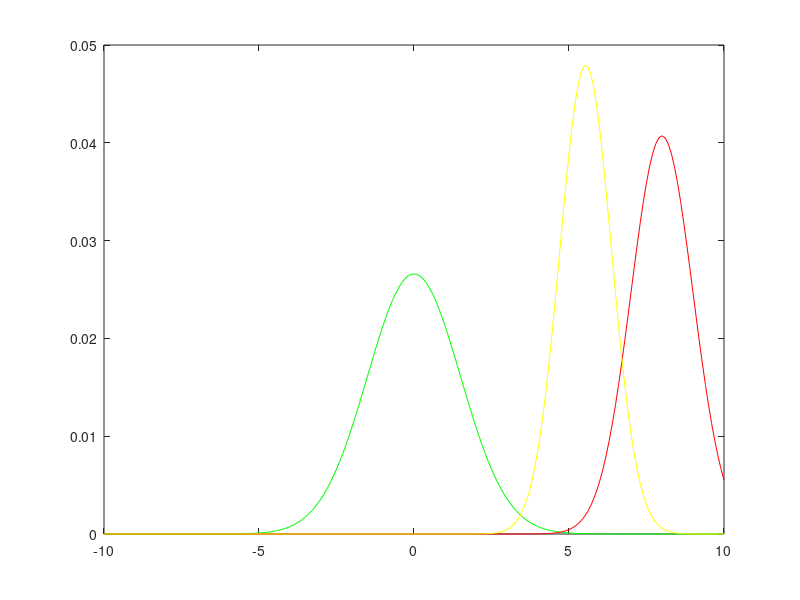
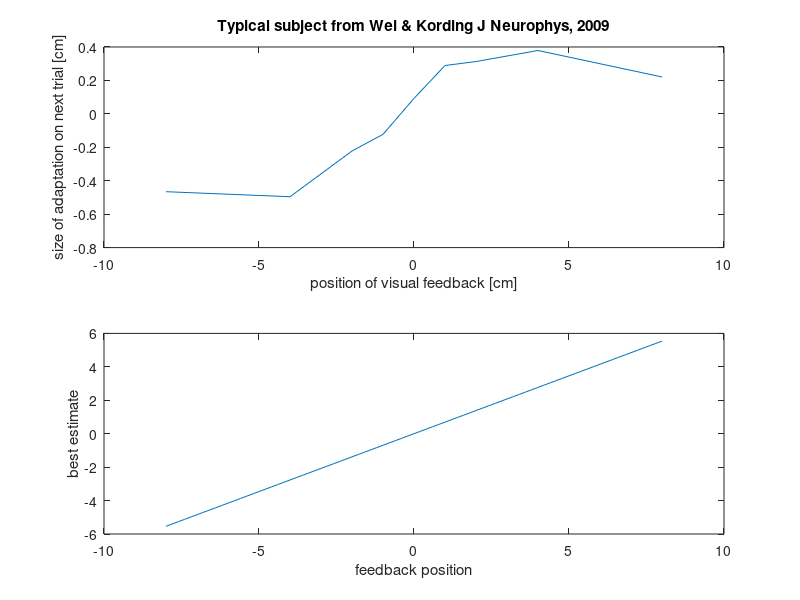

The MATLAB source for these figures, in order:
%% Estimate as a function of feedback
% This function keeps the prior the same while varying the likelihood.
% Incidentally this is the same that would happen if we had two likelihoods
% only then we should use the name likelihood instead of prior
close all
x=-10:0.1:10 % the range used for calculations
feedbacks=-8:.2:8 % potential places for visual feedback

% audition
% here we assume that the auditory position is always straight ahead
muA=0;
sigmaA=1.5;
pA=exp(-(x-muA).^2/(2*sigmaA^2));
pA=pA/sum(pA);

% influence of vision as function of visual stimulus
for i=1:length(feedbacks) % vary the positions where feedback may be given
    plot(x,pA,'g'); % plot the prior
    hold on
    
    %choose a feedback position and plot the likelihood
    muV=feedbacks(i);
    sigmaV=1;
    
    %%%%%%%%%%%%%%%%%%%%%%%%%%%%%%%%%%%%%%%%%%%%%%%%%%
    %%% edit below to implement causal inference  %%%%
    %%%%%%%%%%%%%%%%%%%%%%%%%%%%%%%%%%%%%%%%%%%%%%%%%%
    pV=exp(-(x-muV).^2/(2*sigmaV^2));  %this is Gaussian apart from a constant
    pV=pV/sum(pV);  % probabilities must add up to 1
    
    %%%%%%%%%%%%%%%%%%%%%%%%%%%%%%%%%%%%%%%%%%%%%%%%%%
    %%%             end of edit                    %%%
    %%%%%%%%%%%%%%%%%%%%%%%%%%%%%%%%%%%%%%%%%%%%%%%%%%
    
    plot(x,pV,'r');
    
    %calculate the posterior and plot it
    posterior=pA.*pV;
    posterior=posterior/(sum(posterior));
    meanPosterior(i)=sum(posterior.*x);
    plot(x,posterior,'y');
    
    hold off
    pause(0.1); % have a little break so we can see what happens
end
figure
subplot(2,1,1)
pert=[ -8    -4    -2    -1     0     1     2     4     8];
deviationLag1=[0.4656    0.4957    0.2224    0.1225   -0.0924   -0.2891   -0.3129   -0.3790   -0.2207];
plot(pert,-deviationLag1)
title('Typical subject from Wei & Kording J Neurophys, 2009')
xlabel('position of visual feedback [cm]');
ylabel('size of adaptation on next trial [cm]');
subplot(2,1,2)
plot(feedbacks,meanPosterior)
xlabel('feedback position');
ylabel('best estimate');
